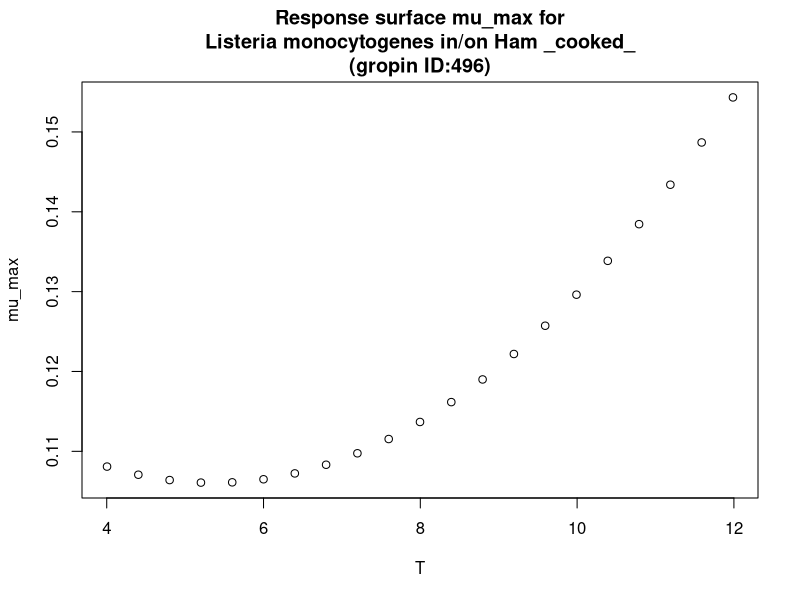

This figure's R source:
#############################
# start of Parameter script
#############################
T <- seq(4.004,11.988011988012,length.out=21)
#############################
# end of Parameter script
#############################
############################# 
# start of Model script Gropin ID 496 
#############################
 
# constant coefficients for this model
 
variables <- data.frame(T)
argumentsPar <- expand.grid(variables)
 
# heart of the model
response_surface <- function(T) {
   mumax <-0.13770-0.0118*T+0.0011*(T^2)

return(mumax=mumax)
} 

# output parameters
mumax <- cbind(argumentsPar,response_surface(argumentsPar['T']))
colnames(mumax) <- c(colnames(argumentsPar),'mumax')
#############################
# End of Model script
#############################
############################# 
# start of Visualisation script Gropin ID 496 
#############################
plot(T,mumax$mumax,
                          xlab='T',
                          ylab='mu_max',main='Response surface mu_max for
Listeria monocytogenes in/on Ham _cooked_
(gropin ID:496)')
#############################
# End of Visualisation script
#############################
